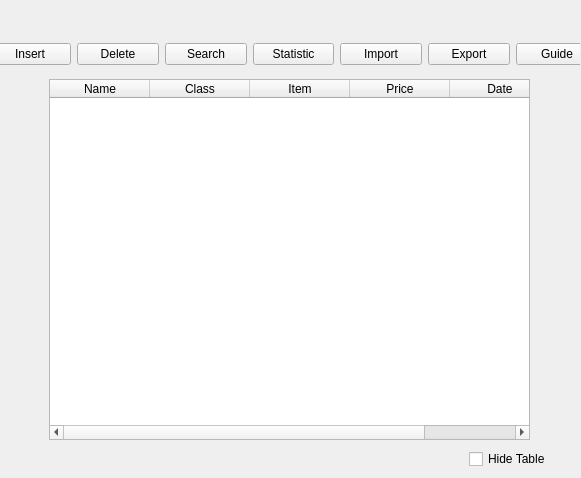
<?xml version="1.0" encoding="UTF-8"?>
<ui version="4.0">
 <class>Widget</class>
 <widget class="QWidget" name="Widget">
  <property name="geometry">
   <rect>
    <x>0</x>
    <y>0</y>
    <width>581</width>
    <height>478</height>
   </rect>
  </property>
  <property name="sizePolicy">
   <sizepolicy hsizetype="Expanding" vsizetype="Expanding">
    <horstretch>0</horstretch>
    <verstretch>0</verstretch>
   </sizepolicy>
  </property>
  <property name="windowTitle">
   <string>Widget</string>
  </property>
  <widget class="QStackedWidget" name="stackedWidget">
   <property name="geometry">
    <rect>
     <x>-1</x>
     <y>-1</y>
     <width>581</width>
     <height>481</height>
    </rect>
   </property>
   <property name="sizePolicy">
    <sizepolicy hsizetype="MinimumExpanding" vsizetype="MinimumExpanding">
     <horstretch>100</horstretch>
     <verstretch>100</verstretch>
    </sizepolicy>
   </property>
   <property name="currentIndex">
    <number>0</number>
   </property>
   <widget class="QWidget" name="page">
    <widget class="QTableWidget" name="tableWidget">
     <property name="geometry">
      <rect>
       <x>50</x>
       <y>80</y>
       <width>481</width>
       <height>361</height>
      </rect>
     </property>
     <column>
      <property name="text">
       <string>Name</string>
      </property>
     </column>
     <column>
      <property name="text">
       <string>Class</string>
      </property>
     </column>
     <column>
      <property name="text">
       <string>Item</string>
      </property>
     </column>
     <column>
      <property name="text">
       <string>Price</string>
      </property>
     </column>
     <column>
      <property name="text">
       <string>Date</string>
      </property>
     </column>
    </widget>
    <widget class="QWidget" name="horizontalLayoutWidget">
     <property name="geometry">
      <rect>
       <x>-10</x>
       <y>40</y>
       <width>639</width>
       <height>31</height>
      </rect>
     </property>
     <layout class="QHBoxLayout" name="horizontalLayout">
      <item>
       <widget class="QPushButton" name="pushButton_4">
        <property name="text">
         <string>Insert</string>
        </property>
       </widget>
      </item>
      <item>
       <widget class="QPushButton" name="pushButton_3">
        <property name="text">
         <string>Delete</string>
        </property>
       </widget>
      </item>
      <item>
       <widget class="QPushButton" name="pushButton_2">
        <property name="text">
         <string>Search</string>
        </property>
       </widget>
      </item>
      <item>
       <widget class="QPushButton" name="pushButton_13">
        <property name="text">
         <string>Statistic</string>
        </property>
       </widget>
      </item>
      <item>
       <widget class="QPushButton" name="pushButton">
        <property name="text">
         <string>Import</string>
        </property>
       </widget>
      </item>
      <item>
       <widget class="QPushButton" name="pushButton_5">
        <property name="text">
         <string>Export</string>
        </property>
       </widget>
      </item>
      <item>
       <widget class="QPushButton" name="pushButton_15">
        <property name="text">
         <string>Guide</string>
        </property>
       </widget>
      </item>
      <item>
       <widget class="QToolButton" name="toolButton">
        <property name="text">
         <string>...</string>
        </property>
       </widget>
      </item>
     </layout>
    </widget>
    <widget class="QCheckBox" name="checkBox">
     <property name="geometry">
      <rect>
       <x>470</x>
       <y>450</y>
       <width>101</width>
       <height>20</height>
      </rect>
     </property>
     <property name="text">
      <string>Hide Table</string>
     </property>
    </widget>
   </widget>
   <widget class="QWidget" name="page_3">
    <widget class="QWidget" name="horizontalLayoutWidget_3">
     <property name="geometry">
      <rect>
       <x>70</x>
       <y>210</y>
       <width>441</width>
       <height>31</height>
      </rect>
     </property>
     <layout class="QHBoxLayout" name="horizontalLayout_3">
      <item>
       <widget class="QLineEdit" name="lineEdit_4"/>
      </item>
      <item>
       <widget class="QLineEdit" name="lineEdit_5"/>
      </item>
      <item>
       <widget class="QLineEdit" name="lineEdit_6"/>
      </item>
      <item>
       <widget class="QLineEdit" name="lineEdit_7"/>
      </item>
      <item>
       <widget class="QLineEdit" name="lineEdit_8"/>
      </item>
     </layout>
    </widget>
    <widget class="QWidget" name="horizontalLayoutWidget_4">
     <property name="geometry">
      <rect>
       <x>190</x>
       <y>260</y>
       <width>195</width>
       <height>31</height>
      </rect>
     </property>
     <layout class="QHBoxLayout" name="horizontalLayout_4">
      <item>
       <widget class="QPushButton" name="pushButton_9">
        <property name="text">
         <string>Insert</string>
        </property>
       </widget>
      </item>
      <item>
       <widget class="QPushButton" name="pushButton_8">
        <property name="text">
         <string>Back</string>
        </property>
       </widget>
      </item>
     </layout>
    </widget>
    <widget class="QLabel" name="label_4">
     <property name="geometry">
      <rect>
       <x>100</x>
       <y>190</y>
       <width>63</width>
       <height>20</height>
      </rect>
     </property>
     <property name="text">
      <string>Name</string>
     </property>
    </widget>
    <widget class="QLabel" name="label_5">
     <property name="geometry">
      <rect>
       <x>190</x>
       <y>190</y>
       <width>63</width>
       <height>20</height>
      </rect>
     </property>
     <property name="text">
      <string>Class</string>
     </property>
    </widget>
    <widget class="QLabel" name="label_6">
     <property name="geometry">
      <rect>
       <x>280</x>
       <y>190</y>
       <width>41</width>
       <height>20</height>
      </rect>
     </property>
     <property name="text">
      <string>Item</string>
     </property>
    </widget>
    <widget class="QLabel" name="label_7">
     <property name="geometry">
      <rect>
       <x>360</x>
       <y>190</y>
       <width>63</width>
       <height>20</height>
      </rect>
     </property>
     <property name="text">
      <string> Price</string>
     </property>
    </widget>
    <widget class="QLabel" name="label_8">
     <property name="geometry">
      <rect>
       <x>450</x>
       <y>190</y>
       <width>63</width>
       <height>20</height>
      </rect>
     </property>
     <property name="text">
      <string> Date</string>
     </property>
    </widget>
   </widget>
   <widget class="QWidget" name="page_2">
    <widget class="QTableWidget" name="tableWidget_2">
     <property name="geometry">
      <rect>
       <x>50</x>
       <y>80</y>
       <width>481</width>
       <height>331</height>
      </rect>
     </property>
     <column>
      <property name="text">
       <string>Name</string>
      </property>
     </column>
     <column>
      <property name="text">
       <string>Class</string>
      </property>
     </column>
     <column>
      <property name="text">
       <string>Item</string>
      </property>
     </column>
     <column>
      <property name="text">
       <string>Price</string>
      </property>
     </column>
     <column>
      <property name="text">
       <string>Date</string>
      </property>
     </column>
    </widget>
    <widget class="QWidget" name="horizontalLayoutWidget_2">
     <property name="geometry">
      <rect>
       <x>50</x>
       <y>30</y>
       <width>371</width>
       <height>31</height>
      </rect>
     </property>
     <layout class="QHBoxLayout" name="horizontalLayout_2">
      <item>
       <widget class="QLabel" name="label_2">
        <property name="text">
         <string>Name</string>
        </property>
       </widget>
      </item>
      <item>
       <widget class="QLineEdit" name="lineEdit"/>
      </item>
      <item>
       <widget class="QLabel" name="label">
        <property name="text">
         <string>Class</string>
        </property>
       </widget>
      </item>
      <item>
       <widget class="QLineEdit" name="lineEdit_2"/>
      </item>
      <item>
       <widget class="QLabel" name="label_3">
        <property name="text">
         <string>Date</string>
        </property>
       </widget>
      </item>
      <item>
       <widget class="QLineEdit" name="lineEdit_3"/>
      </item>
     </layout>
    </widget>
    <widget class="QPushButton" name="pushButton_6">
     <property name="geometry">
      <rect>
       <x>440</x>
       <y>30</y>
       <width>91</width>
       <height>29</height>
      </rect>
     </property>
     <property name="text">
      <string>Search</string>
     </property>
    </widget>
    <widget class="QPushButton" name="pushButton_7">
     <property name="geometry">
      <rect>
       <x>240</x>
       <y>430</y>
       <width>93</width>
       <height>29</height>
      </rect>
     </property>
     <property name="text">
      <string>Back</string>
     </property>
    </widget>
   </widget>
   <widget class="QWidget" name="page_4">
    <widget class="QWidget" name="horizontalLayoutWidget_5">
     <property name="geometry">
      <rect>
       <x>50</x>
       <y>190</y>
       <width>481</width>
       <height>31</height>
      </rect>
     </property>
     <layout class="QHBoxLayout" name="horizontalLayout_5">
      <item>
       <widget class="QLineEdit" name="lineEdit_9"/>
      </item>
      <item>
       <widget class="QLineEdit" name="lineEdit_10"/>
      </item>
      <item>
       <widget class="QLineEdit" name="lineEdit_11"/>
      </item>
      <item>
       <widget class="QLineEdit" name="lineEdit_12"/>
      </item>
      <item>
       <widget class="QLineEdit" name="lineEdit_13"/>
      </item>
     </layout>
    </widget>
    <widget class="QLabel" name="label_9">
     <property name="geometry">
      <rect>
       <x>80</x>
       <y>170</y>
       <width>51</width>
       <height>20</height>
      </rect>
     </property>
     <property name="text">
      <string>Name</string>
     </property>
    </widget>
    <widget class="QLabel" name="label_10">
     <property name="geometry">
      <rect>
       <x>180</x>
       <y>170</y>
       <width>63</width>
       <height>20</height>
      </rect>
     </property>
     <property name="text">
      <string>Class</string>
     </property>
    </widget>
    <widget class="QLabel" name="label_11">
     <property name="geometry">
      <rect>
       <x>280</x>
       <y>170</y>
       <width>41</width>
       <height>20</height>
      </rect>
     </property>
     <property name="text">
      <string>Item</string>
     </property>
    </widget>
    <widget class="QLabel" name="label_12">
     <property name="geometry">
      <rect>
       <x>370</x>
       <y>170</y>
       <width>51</width>
       <height>20</height>
      </rect>
     </property>
     <property name="text">
      <string> Price</string>
     </property>
    </widget>
    <widget class="QLabel" name="label_13">
     <property name="geometry">
      <rect>
       <x>470</x>
       <y>170</y>
       <width>51</width>
       <height>20</height>
      </rect>
     </property>
     <property name="text">
      <string>Date</string>
     </property>
    </widget>
    <widget class="QWidget" name="horizontalLayoutWidget_6">
     <property name="geometry">
      <rect>
       <x>130</x>
       <y>430</y>
       <width>321</width>
       <height>31</height>
      </rect>
     </property>
     <layout class="QHBoxLayout" name="horizontalLayout_6">
      <item>
       <widget class="QPushButton" name="pushButton_10">
        <property name="text">
         <string>DeleteAccou.</string>
        </property>
       </widget>
      </item>
      <item>
       <widget class="QPushButton" name="pushButton_12">
        <property name="text">
         <string>DeletePerson</string>
        </property>
       </widget>
      </item>
      <item>
       <widget class="QPushButton" name="pushButton_11">
        <property name="text">
         <string>Back</string>
        </property>
       </widget>
      </item>
     </layout>
    </widget>
    <widget class="QTableWidget" name="tableWidget_3">
     <property name="geometry">
      <rect>
       <x>50</x>
       <y>230</y>
       <width>481</width>
       <height>192</height>
      </rect>
     </property>
     <column>
      <property name="text">
       <string>Name</string>
      </property>
     </column>
     <column>
      <property name="text">
       <string>Class</string>
      </property>
     </column>
     <column>
      <property name="text">
       <string>Item</string>
      </property>
     </column>
     <column>
      <property name="text">
       <string>Price</string>
      </property>
     </column>
     <column>
      <property name="text">
       <string>Date</string>
      </property>
     </column>
    </widget>
   </widget>
   <widget class="QWidget" name="page_5">
    <widget class="QPushButton" name="pushButton_14">
     <property name="geometry">
      <rect>
       <x>230</x>
       <y>440</y>
       <width>89</width>
       <height>29</height>
      </rect>
     </property>
     <property name="text">
      <string>Back</string>
     </property>
    </widget>
    <widget class="QListWidget" name="listWidget">
     <property name="geometry">
      <rect>
       <x>50</x>
       <y>90</y>
       <width>471</width>
       <height>341</height>
      </rect>
     </property>
    </widget>
    <widget class="QWidget" name="horizontalLayoutWidget_7">
     <property name="geometry">
      <rect>
       <x>10</x>
       <y>50</y>
       <width>511</width>
       <height>38</height>
      </rect>
     </property>
     <layout class="QHBoxLayout" name="horizontalLayout_7">
      <item>
       <widget class="QLabel" name="label_14">
        <property name="font">
         <font>
          <pointsize>13</pointsize>
         </font>
        </property>
        <property name="text">
         <string>       Total:</string>
        </property>
       </widget>
      </item>
      <item>
       <widget class="QLabel" name="label_15">
        <property name="font">
         <font>
          <pointsize>13</pointsize>
         </font>
        </property>
        <property name="text">
         <string/>
        </property>
       </widget>
      </item>
      <item>
       <widget class="QLabel" name="label_16">
        <property name="font">
         <font>
          <pointsize>13</pointsize>
         </font>
        </property>
        <property name="text">
         <string>Average: </string>
        </property>
       </widget>
      </item>
      <item>
       <widget class="QLabel" name="label_17">
        <property name="font">
         <font>
          <pointsize>13</pointsize>
         </font>
        </property>
        <property name="text">
         <string/>
        </property>
       </widget>
      </item>
      <item>
       <widget class="QLabel" name="label_18">
        <property name="font">
         <font>
          <pointsize>13</pointsize>
         </font>
        </property>
        <property name="text">
         <string>  Exceed: </string>
        </property>
       </widget>
      </item>
      <item>
       <widget class="QLabel" name="label_19">
        <property name="font">
         <font>
          <pointsize>13</pointsize>
         </font>
        </property>
        <property name="text">
         <string/>
        </property>
       </widget>
      </item>
     </layout>
    </widget>
   </widget>
  </widget>
 </widget>
 <resources/>
 <connections/>
</ui>
